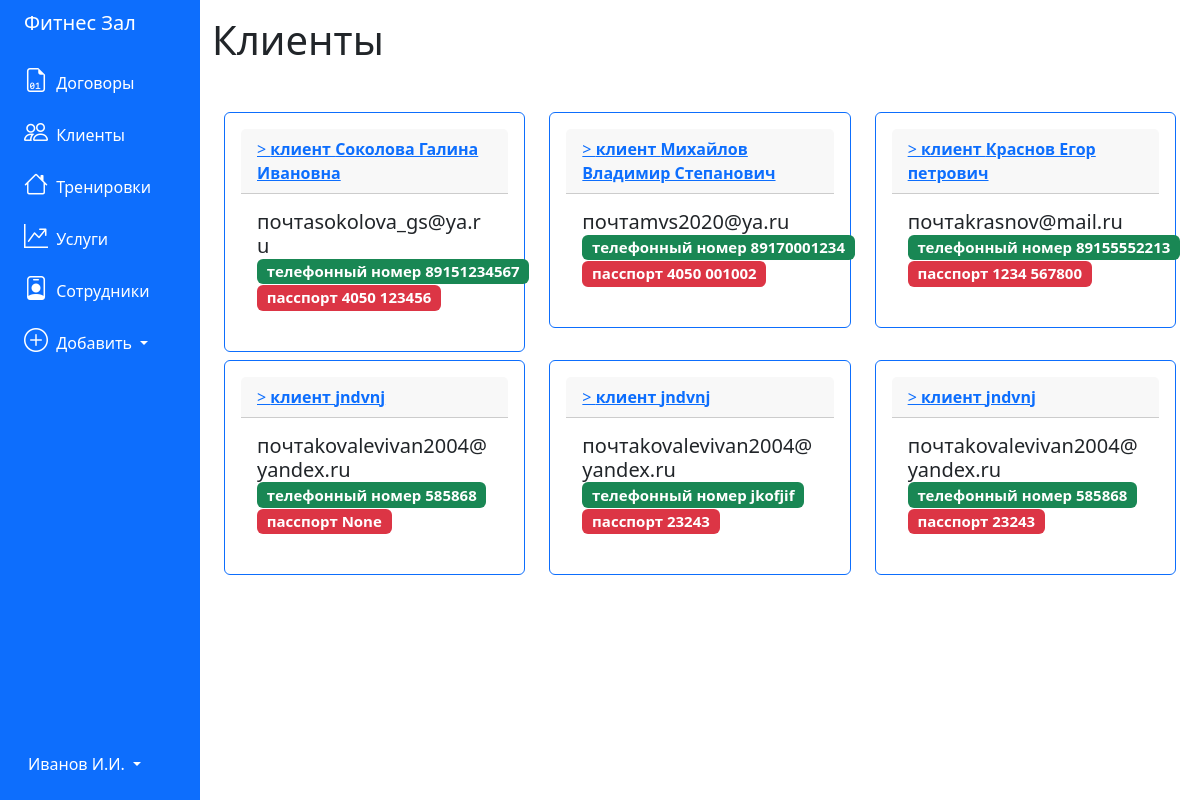
The app's page /clients with its own data.
### tables this page shows
CREATE TABLE 'clients' (
	"id_client" INTEGER PRIMARY KEY AUTOINCREMENT,
	'name' TEXT,
	'email' TEXT,
	'phone_number' TEXT,
	'passport' TEXT
);

### app.py (the view)
@app.route('/clients')
def clients():
    conn = get_db_connection()
    pos = conn.execute("""SELECT * FROM clients""").fetchall()
    conn.close()
    return render_template('clients.html', clients=pos)

### app.py (called while the page is built)
def get_db_connection():
    conn = sqlite3.connect('../pythonProject4/database.db')
    conn.row_factory = sqlite3.Row
    return conn

### templates/clients.html
{% extends 'base.html' %}
{% block content %}
<h1>{% block title %} Клиенты {% endblock %}</h1>
<div class="container mt-5 mb-3">
    <div class="row">
        {% for client in clients %}
        <div class="col-md-4">
            <div class="card p-3 mb-2 border-primary">
                <div class="card-header">
                    <a href="{{ url_for('client', client_id=client['id_client']) }}">>
                        <b>клиент {{ client['name'] }}</b>
                    </a>
                </div>
                <div class="card-body">
                    <h5 class="card-title"> почта{{ client['email'] }}
                    <span class="badge bg-success">телефонный номер {{ client['phone_number'] }}</span>
                    <span class="badge bg-danger">пасспорт {{ client['passport'] }}</span>
                </div>
            </div>
        </div>
        {% endfor %}
    </div>
</div>
{% endblock %}

### records on screen
clients: name "Соколова Галина Ивановна", email "sokolova_gs@ya.ru", phone_number "89151234567", passport "4050 123456"
clients: name "Михайлов Владимир Степанович", email "mvs2020@ya.ru", phone_number "89170001234", passport "4050 001002"
clients: name "Краснов Егор петрович", email "krasnov@mail.ru", phone_number "89155552213", passport "1234 567800"
clients: name "jndvnj", email "kovalevivan2004@yandex.ru", phone_number "585868", passport "None"
clients: name "jndvnj", email "kovalevivan2004@yandex.ru", phone_number "jkofjif", passport "23243"
clients: name "jndvnj", email "kovalevivan2004@yandex.ru", phone_number "585868", passport "23243"
